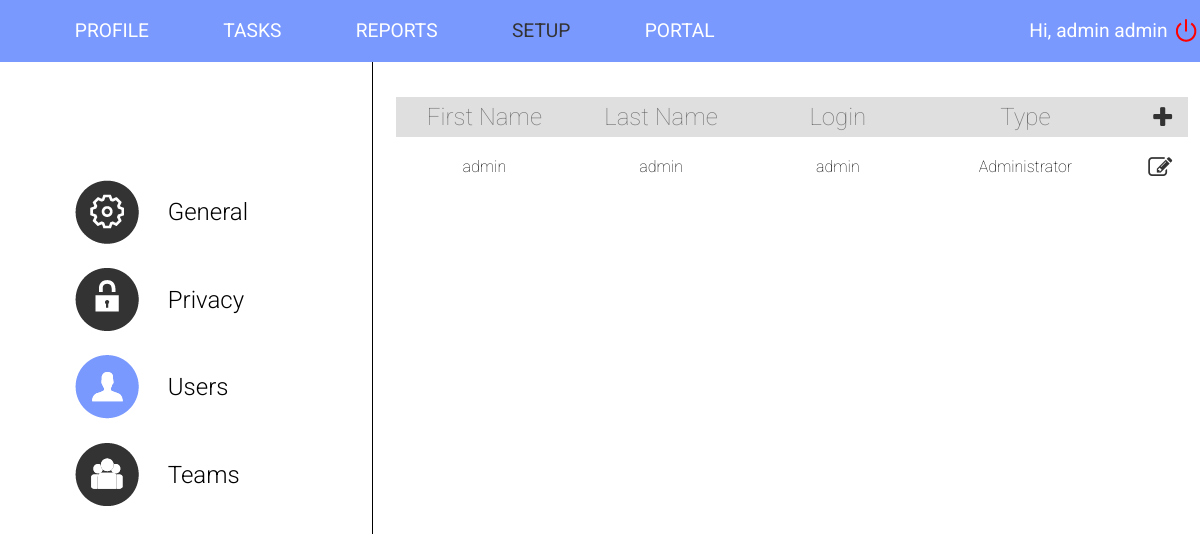
The app's page /cgi-bin/HGN/users/index.php (signed in) with its own data.
### tables this page shows
CREATE TABLE IF NOT EXISTS `user` (
  `user_id` int(11) NOT NULL AUTO_INCREMENT,
  `user_login` text NOT NULL,
  `user_password` text NOT NULL,
  `user_first_name` text NOT NULL,
  `user_last_name` text NOT NULL,
  `user_DOB` date NOT NULL,
  `user_week_hrs` int(11) NOT NULL,
  `user_extra_hrs` int(11) NOT NULL,
  `user_type_id` int(11) NOT NULL,
  `user_tel` text,
  `user_mail` text NOT NULL,
  PRIMARY KEY (`user_id`)
);

CREATE TABLE IF NOT EXISTS `user_type` (
  `user_type_id` int(11) NOT NULL AUTO_INCREMENT,
  `user_type_description` text NOT NULL,
  PRIMARY KEY (`user_type_id`)
);

### cgi-bin/HGN/users/index.php (the view, shortened to what this page needs)
<?php
	$username = $_SESSION['username'];
	$servername = $_SESSION['servername'];
	$user_db = $_SESSION['user_db'];
	$password_db = $_SESSION['password_db'];
	$dbname = $_SESSION['dbname'];
$conn = new mysqli($servername, $user_db, $password_db, $dbname);
	$sql = "SELECT user_id, user_first_name, user_last_name, user_type_id, user_tel, user_mail FROM user WHERE user_login = '{$username}' ORDER BY user_last_name";
	$result = mysqli_query($conn, $sql);
	if (mysqli_num_rows($result)) {
	    $row = mysqli_fetch_assoc($result);
	    $first_name = $row["user_first_name"];
	    $last_name = $row["user_last_name"];
	}
?>
<html>
<head>
	<link href="../styles/setup.css" rel="stylesheet">
	<link href="../styles/basicStyle.css" rel="stylesheet">
</head>
<body>
	<nav>
		<ul>
			<li> <a href="../profile.php"> PROFILE </a> </li>
			<li> <a href="../tasks"> TASKS </a> </li>
			<li> <a href="../reports.php" > REPORTS </a> </li>
			<li> <a href="../general" class="active"> SETUP </a> </li>
			<li> <a href="https://docs.google.com/spreadsheets/d/1bRcrZh3NT7Ya11cl_LQHDlfSD36UYbRfUcSNfBM4du8/edit#gid=0" target="_blank"> PORTAL </a> </li>
			<li class="right img"> <a href="../sessionStop.php"> <img src="../img/logoutIcon.png" alt="Logout"> </a> </li>
			<li class="right"> Hi, <?php echo $first_name . " " . $last_name ?> </li>
		</ul>
	</nav>
	<content>
		<article class="navLeft">
			<table>
				<tr onClick="location.href='../general'">
					<td><img src="../img/generalIcon.png" class="icon" name="General"></td>
					<td valign="middle">General</td>
				</tr>
				<tr onClick="location.href='../privacy'">
					<td><img src="../img/privacyIcon.png" class="icon" name="Privacy"></td>
					<td valign="middle">Privacy</td>
				</tr>
				<tr onClick="location.href='../users'">
					<td><img src="../img/usersActiveIcon.png" class="icon" name="Users"></td>
					<td valign="middle">Users</td>
				</tr>
				<tr onClick="location.href='../teams'">
					<td><img src="../img/teamsIcon.png" class="icon" name="Teams"></td>
					<td valign="middle">Teams</td>
				</tr>
			</table>
		</article>
		<article class="rightArt" id="addUsers">
  			<table id="tabelaGeralUsers" class="high_table">
			<thead>
				<form action="newuser.php" method="post" id="addUser">
				<tr class="header">
					<th><input type="text" id="user_first_name1" placeholder="First Name" name="user_first_name"/></th>
					<th><input type="text" id="user_last_name1" placeholder="Last Name" name="user_last_name"/></th>
					<th><input type="text" id="user_username1" placeholder="Login" name="user_login"/></th>
					<th><input type="text" id="user_type1" placeholder="Type" name="user_type"/></th>
					<th class="td_icon" valign="middle" onclick="document.getElementById('addUser').submit()"><i class="fa fa-plus smallIcon"></i></th>
				</tr>
				</form>
			</thead>
			<tbody>
				<?php
					$count = 1;
					$sql = "SELECT user_id, user_first_name, user_last_name, user_login, user_mail, user_type_id, user_tel FROM user ORDER BY user_last_name";
					$result = mysqli_query($conn, $sql);
					if ($result || mysqli_num_rows($result) > 0){
						while ($row=mysqli_fetch_assoc($result)){
							if (( $count % 2 )== 0){
								echo "<tr class='odd' valign='middle'>";
							} else {
								echo "<tr>";
							}
							$count++;
							$user_type_id = $row["user_type_id"];
							$sql2 = "SELECT user_type_description FROM user_type WHERE user_type_id = '{$user_type_id}' ";
							$result2 = mysqli_query($conn, $sql2);
							if ($result2) {
								$row2 = mysqli_fetch_assoc($result2);
								$user_type = $row2["user_type_description"];
							}
							echo "<td valign='middle'>";
							echo $row["user_first_name"];
							echo "</td>
								<td valign='middle'>";
							echo $row["user_last_name"];
							echo "</td>
								<td valign='middle' align='center'>";
							echo $row["user_login"];
							echo "</td>
									<td valign='middle'>";
							echo $user_type;
							echo "</td>
								<td class='td_icon' valign='middle'>
									"; ?>
									<i class="fa fa-pencil-square-o fa-lg smallIcon" onClick="window.location.href='editUser.php?v=<?php echo $row["user_id"];?>'"></i>
								</td>
							</tr> <?php
						}
					} ?>
			</tbody>
		</table>
		</article>
	</content>
</body>
</html>

### cgi-bin/HGN/styles/setup.css (style rules this page uses)
.navleft td { cursor: hand; font-weight: 300; padding-top: 10%; font-size: 150%; margin-right: 1%; }
.navleft table { width: 70%; }
.navLeft { padding-top: 8%; padding-left: 6%; width: 25%; border-right-style: solid; border-right-width: 1px; height: 75.7%; float: left; }
.rightArt { width: 62%; float: right; padding-top: 8%; height: 75.7%; padding-left: 1%; overflow-y: auto; }
.rightArt i { color: #7A99FF; font-size: 550%; }
.rightArt .smallIcon { color: #333333; font-size: 150%; cursor: hand; }
.rightArt .high_table tr th { background-color: #dfdfdf; }
.rightArt .high_table tr td { padding-top: 2.5%; padding-bottom: 2.5%; }
.rightArt table { border-collapse: collapse; width: 90%; margin-top: 3%; }
.td_icon { width: 8%; text-align: right; padding-right: 2%; }
#addUsers { width: 66%; padding-right: 1%; padding-top: 1%; }
#tabelaGeralUsers { width: 100%; text-align: center; border-collapse: collapse; font-family: 'Roboto', sans-serif; font-weight: 100; font-size: 100%; }

### cgi-bin/HGN/styles/basicStyle.css (style rules this page uses)
body { padding: 0px; margin: 0px; font-family: 'Roboto', sans-serif; }
nav { padding-top: 0.01%; padding-bottom: 0.01%; font-size: 120%; background-color: #7A99FF; }
nav a { text-decoration: none; color: #FFFFFF; }
.active { color: #333333; }
nav ul { list-style: none; }
nav ul li { padding-right: 3%; padding-left: 3%; display: inline; color: #FFFFFF; }
.right { padding-right: 0.3%; padding-left: 0.3%; float: right; }
.right img { margin-right: 3%; }
input { font-family: 'Roboto', sans-serif; font-weight: 100; font-size: 150%; width: 100%; position: relative; background: #dfdfdf; color: #444; padding: 5px; border: 0; display: block; text-align: center; }
.td_icon { text-align: right; }

### records on screen
user: user_first_name "admin", user_last_name "admin", user_login "admin", user_type.user_type_description "Administrator"
